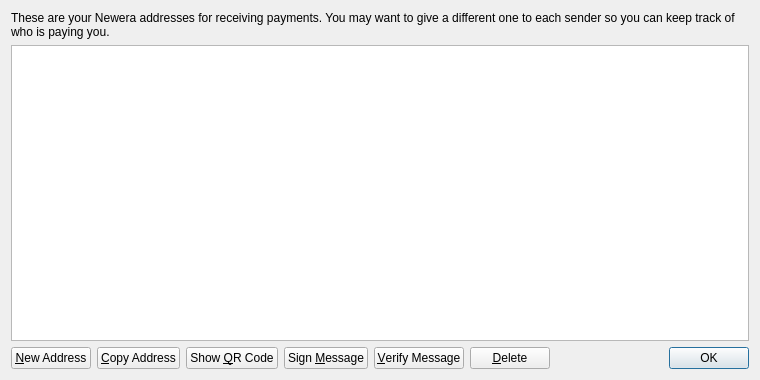
<?xml version="1.0" encoding="UTF-8"?>
<ui version="4.0">
 <class>AddressBookPage</class>
 <widget class="QWidget" name="AddressBookPage">
  <property name="geometry">
   <rect>
    <x>0</x>
    <y>0</y>
    <width>760</width>
    <height>380</height>
   </rect>
  </property>
  <property name="windowTitle">
   <string>Address Book</string>
  </property>
  <layout class="QVBoxLayout" name="verticalLayout">
   <item>
    <widget class="QLabel" name="labelExplanation">
     <property name="text">
      <string>These are your Newera addresses for receiving payments. You may want to give a different one to each sender so you can keep track of who is paying you.</string>
     </property>
     <property name="textFormat">
      <enum>Qt::PlainText</enum>
     </property>
     <property name="wordWrap">
      <bool>true</bool>
     </property>
    </widget>
   </item>
   <item>
    <widget class="QTableView" name="tableView">
     <property name="contextMenuPolicy">
      <enum>Qt::CustomContextMenu</enum>
     </property>
     <property name="toolTip">
      <string>Double-click to edit address or label</string>
     </property>
     <property name="tabKeyNavigation">
      <bool>false</bool>
     </property>
     <property name="alternatingRowColors">
      <bool>true</bool>
     </property>
     <property name="selectionMode">
      <enum>QAbstractItemView::SingleSelection</enum>
     </property>
     <property name="selectionBehavior">
      <enum>QAbstractItemView::SelectRows</enum>
     </property>
     <property name="sortingEnabled">
      <bool>true</bool>
     </property>
     <attribute name="verticalHeaderVisible">
      <bool>false</bool>
     </attribute>
    </widget>
   </item>
   <item>
    <layout class="QHBoxLayout" name="horizontalLayout">
     <item>
      <widget class="QPushButton" name="newAddressButton">
       <property name="toolTip">
        <string>Create a new address</string>
       </property>
       <property name="text">
        <string>&amp;New Address</string>
       </property>
       <property name="icon">
        <iconset resource="../bitcoin.qrc">
         <normaloff>:/icons/add</normaloff>:/icons/add</iconset>
       </property>
      </widget>
     </item>
     <item>
      <widget class="QPushButton" name="copyToClipboard">
       <property name="toolTip">
        <string>Copy the currently selected address to the system clipboard</string>
       </property>
       <property name="text">
        <string>&amp;Copy Address</string>
       </property>
       <property name="icon">
        <iconset resource="../bitcoin.qrc">
         <normaloff>:/icons/editcopy</normaloff>:/icons/editcopy</iconset>
       </property>
      </widget>
     </item>
     <item>
      <widget class="QPushButton" name="showQRCode">
       <property name="text">
        <string>Show &amp;QR Code</string>
       </property>
       <property name="icon">
        <iconset resource="../bitcoin.qrc">
         <normaloff>:/icons/qrcode</normaloff>:/icons/qrcode</iconset>
       </property>
      </widget>
     </item>
     <item>
      <widget class="QPushButton" name="signMessage">
       <property name="toolTip">
        <string>Sign a message to prove you own a Newera address</string>
       </property>
       <property name="text">
        <string>Sign &amp;Message</string>
       </property>
       <property name="icon">
        <iconset resource="../bitcoin.qrc">
         <normaloff>:/icons/edit</normaloff>:/icons/edit</iconset>
       </property>
      </widget>
     </item>
     <item>
      <widget class="QPushButton" name="verifyMessage">
       <property name="toolTip">
        <string>Verify a message to ensure it was signed with a specified Newera address</string>
       </property>
       <property name="text">
        <string>&amp;Verify Message</string>
       </property>
       <property name="icon">
        <iconset resource="../bitcoin.qrc">
         <normaloff>:/icons/transaction_0</normaloff>:/icons/transaction_0</iconset>
       </property>
      </widget>
     </item>
     <item>
      <widget class="QPushButton" name="deleteButton">
       <property name="toolTip">
        <string>Delete the currently selected address from the list</string>
       </property>
       <property name="text">
        <string>&amp;Delete</string>
       </property>
       <property name="icon">
        <iconset resource="../bitcoin.qrc">
         <normaloff>:/icons/remove</normaloff>:/icons/remove</iconset>
       </property>
      </widget>
     </item>
     <item>
      <spacer name="horizontalSpacer">
       <property name="orientation">
        <enum>Qt::Horizontal</enum>
       </property>
       <property name="sizeHint" stdset="0">
        <size>
         <width>40</width>
         <height>20</height>
        </size>
       </property>
      </spacer>
     </item>
     <item>
      <widget class="QDialogButtonBox" name="buttonBox">
       <property name="sizePolicy">
        <sizepolicy hsizetype="Maximum" vsizetype="Fixed">
         <horstretch>0</horstretch>
         <verstretch>0</verstretch>
        </sizepolicy>
       </property>
       <property name="standardButtons">
        <set>QDialogButtonBox::Ok</set>
       </property>
      </widget>
     </item>
    </layout>
   </item>
  </layout>
 </widget>
 <resources>
  <include location="../bitcoin.qrc"/>
 </resources>
 <connections/>
</ui>
